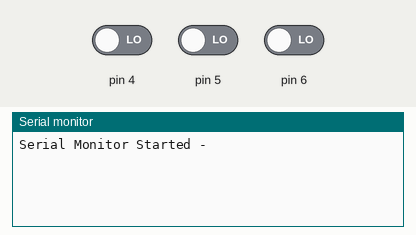
A sketch run on a simulated Arduino Uno, built with avr-gcc and run on an emulated ATmega328P. On the bench: the last lines printed to the serial monitor. The test bench sets the inputs (shaded band); at power-on: pin 4 LOW, pin 5 LOW, pin 6 LOW.

Above: at 1.2 s.
1.3 s: pin 4 driven HIGH
At 1.7 s:
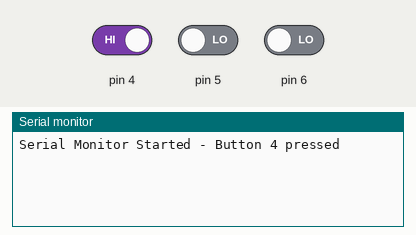
2.8 s: pin 5 driven HIGH
At 3.02 s:
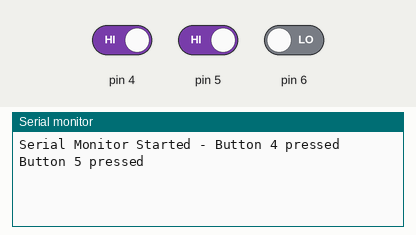
4.3 s: pin 6 driven HIGH
At 4.64 s:
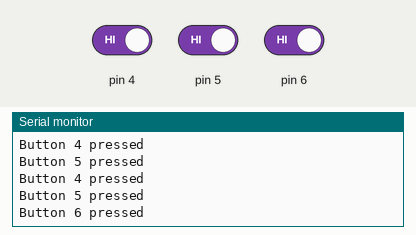
Timing chart, 0 to 7.3 s (numbered marks = the images above; inputs shaded):
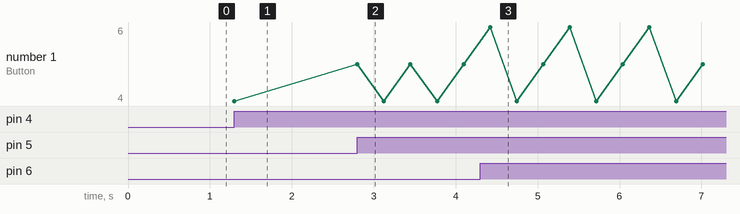

Measured:
- after the input at 1.3 s, the serial monitor: prints a new line at once (image 1)
- after the input at 2.8 s, the serial monitor: prints a new line at once (image 2)
- after the input at 4.3 s, the serial monitor: prints a new line after 0.12 s (image 3)
- plotted number 1: 4 → 5 after the input at 2.8 s

The sketch:

IR_FLash_Setting_TX.ino
```cpp
// (licence header left out)
#include <IRremote.h>

IRsend irsend;
bool fourPressed = false;
bool fivePressed = false;
bool sixPressed = false;

void setup() {
  Serial.begin(9600);
  pinMode(4, INPUT);
  pinMode(5, INPUT);
  pinMode(6, INPUT);
  Serial.print("Serial Monitor Started - ");
}

void loop() {
  if (digitalRead(4) == HIGH && fourPressed == false) {
    Serial.println("Button 4 pressed");
    for (int i = 0; i < 3; i++) {
      irsend.sendSony(0xa90, 12);
      fourPressed = true;
      fivePressed = false;
      sixPressed = false;
      delay(40);
    }
  }
  if (digitalRead(5) == HIGH && fivePressed == false) {
    Serial.println("Button 5 pressed");
    for (int i = 0; i < 3; i++) {
      irsend.sendSony(0xa88, 12);
      fourPressed = false;
      fivePressed = true;
      sixPressed = false;
      delay(40);
    }
  }
  if (digitalRead(6) == HIGH && sixPressed == false) {
    Serial.println("Button 6 pressed");
    for (int i = 0; i < 3; i++) {
      irsend.sendSony(0xa86, 12);
      fourPressed = false;
      fivePressed = false;
      sixPressed = true;
      delay(40);
    }
  }
}
```
